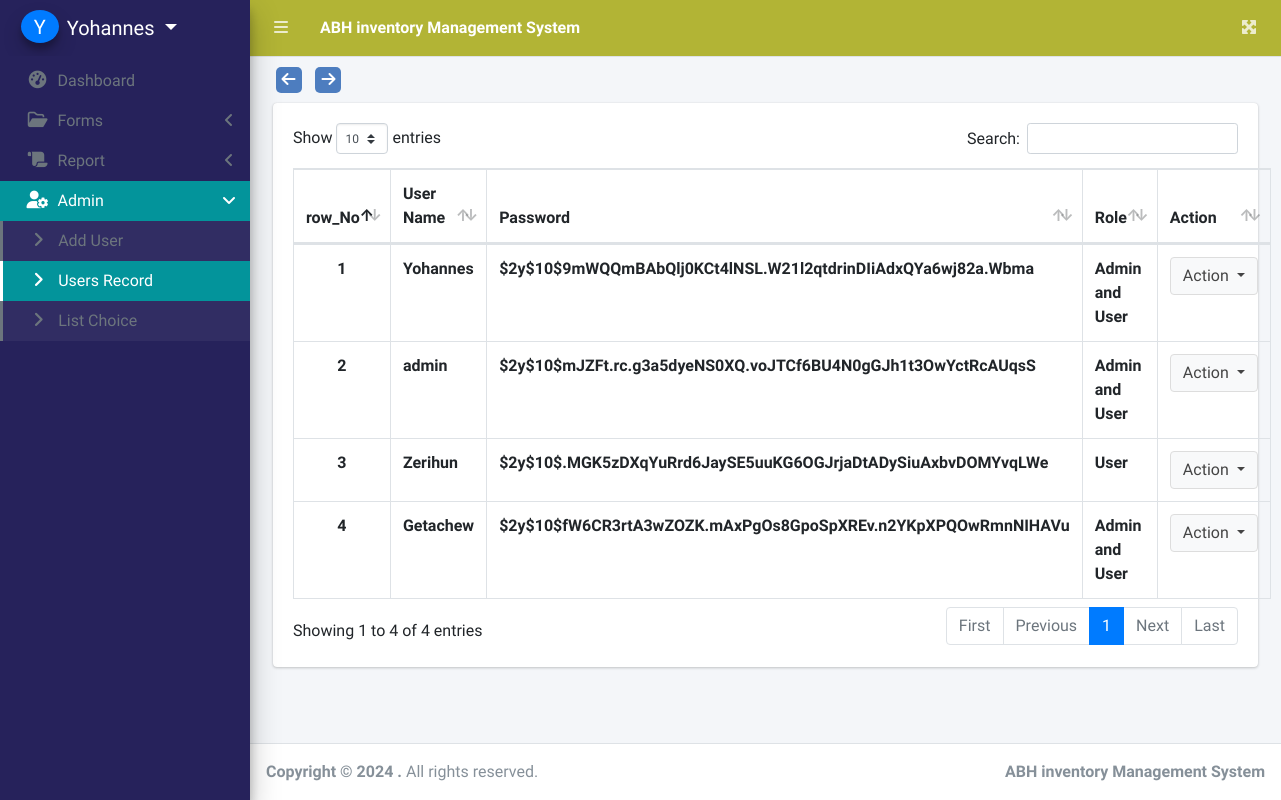
The page /index.php?page=users (signed in) on the database its author committed.
### tables this page shows
CREATE TABLE `users` (
  `id` bigint NOT NULL AUTO_INCREMENT,
  `user_id` bigint DEFAULT NULL,
  `user_name` varchar(255) NOT NULL,
  `password` varchar(255) NOT NULL,
  `date` timestamp NULL DEFAULT NULL,
  `role` varchar(10) DEFAULT NULL,
  PRIMARY KEY (`id`)
);

### backend/functions.php (called while the page is built, shortened)
<?php
function check_login($con)
{
    if (isset($_SESSION['user_id'])) {
        $id = $_SESSION['user_id'];
        $query = "select * from users where user_id = '$id' limit 1";
        $result = mysqli_query($con, $query);
        if ($result && mysqli_num_rows($result) > 0) {
            $user_data = mysqli_fetch_assoc($result);
            return $user_data;
        }
    }
    die;
}

### users.php (the view, shortened to what this page needs)
<div class="navigation_arrow">
    <button class="navigation-btn" onclick="goBack()"><i class="fas fa-arrow-left"></i></button>
    <button class="navigation-btn" onclick="goForward()"><i class="fas fa-arrow-right"></i></button>
</div>
<div class="col-lg-12">
    <div class="card">
        <div class="card-body">
            <table class="table tabe-hover table-bordered mydatatable" id="mydatatable">
                <thead>
                    <tr>
                        <th scope="col">row_No</th>
                        <th scope="col">User Name</th>
                        <th scope="col">Password</th>
                        <th scope="col">Role</th>
                        <th scope="col">Action</th>
                    </tr>
                </thead>
                <tbody>
                    <?php
                    $i = 1;
                    $qry = $con->query("select * from users");
                    while ($row = $qry->fetch_assoc()) :
                    ?>
                        <tr>
                            <th class="text-center"><?php echo $i++ ?></th>
                            <td><b><?php echo $row['user_name'] ?></b></td>
                            <td><b><?php echo $row['password'] ?></b></td>
                            <td><b><?php echo $row['role'] == 1 ? 'Admin and User' : ($row['role'] == 2 ? 'User' : '') ?></b></td>
                            <td class="text-center">
                                <button type="button" class="btn btn-default dropdown-toggle" data-toggle="dropdown" aria-expanded="true">
                                    Action
                                </button>
                            </td>
                        </tr>
                    <?php endwhile; ?>
                </tbody>
            </table>
        </div>
    </div>
</div>

### sidebar.php (shortened to what this page needs)
<head>
  <link rel="stylesheet" href="assets/dist/css/adminlte.min.css">
</head>
<aside class="main-sidebar sidebar_background elevation-4">
  <div class="dropdown">
    <a href="javascript:void(0)" class="brand-link dropdown-toggle" data-toggle="dropdown" aria-expanded="true">
      <span class="brand-image img-circle elevation-3 d-flex justify-content-center align-items-center bg-primary text-white font-weight-500" style="width: 38px;height:50px"><?php echo strtoupper(substr($user_data['user_name'], 0, 1)) ?></span>
      <span class="brand-text font-weight-light"><?php echo ucwords($user_data['user_name']); ?></span>
    </a>
  </div>
  <div class="sidebar">
    <nav class="mt-2">
      <ul class="nav nav-pills nav-sidebar flex-column nav-flat" data-widget="treeview" role="menu" data-accordion="false">
        <li class="nav-item dropdown">
          <a href="./" class="nav-link nav-home">
            <i class="nav-icon fas fa-tachometer-alt"></i>
            <p>
              Dashboard
            </p>
          </a>
        </li>
        <li class="nav-item">
          <a href="#" class="nav-link nav-edit_customer">
            <i class="nav-icon far fa-folder-open"></i>
            <p>
              Forms
              <i class="right fas fa-angle-left"></i>
            </p>
          </a>
        </li>
        <li class="nav-item">
          <a href="#" class="nav-link nav-edit_staff">
            <i class="nav-icon fas fa-scroll"></i>
            <p>
              Report
              <i class="right fas fa-angle-left"></i>
            </p>
          </a>
        </li>
        <?php if ($user_data['role'] == 1) : ?>
          <li class="nav-item">
            <a href="#" class="nav-link nav-edit_staff">
              <i class="nav-icon fas fa-user-cog"></i>
              <p>
                Admin
                <i class="right fas fa-angle-left"></i>
              </p>
            </a>
            <ul class="nav nav-treeview">
              <li class="nav-item">
                <a href="./index.php?page=add_user" class="nav-link nav-add_user tree-item">
                  <i class="fas fa-angle-right nav-icon"></i>
                  <p>Add User</p>
                </a>
              </li>
              <li class="nav-item">
                <a href="./index.php?page=users" class="nav-link nav-users tree-item">
                  <i class="fas fa-angle-right nav-icon"></i>
                  <p>Users Record</p>
                </a>
              </li>
              <li class="nav-item">
                <a href="./index.php?page=report_list" class="nav-link nav-report_list tree-item">
                  <i class="fas fa-angle-right nav-icon"></i>
                  <p>List Choice</p>
                </a>
              </li>
            </ul>
          </li>
        <?php endif; ?>
      </ul>
    </nav>
  </div>
</aside>

### rows shown on the page
users: user_name "Y", user_name "Yohannes", password "$2y$10$9mWQQmBAbQlj0KCt4lNSL.W21l2qtdrinDIiAdxQYa6wj82a.Wbma", role "Admin and User"
users: user_name "admin", password "$2y$10$mJZFt.rc.g3a5dyeNS0XQ.voJTCf6BU4N0gGJh1t3OwYctRcAUqsS", role "Admin and User"
users: user_name "Zerihun", password "$2y$10$.MGK5zDXqYuRrd6JaySE5uuKG6OGJrjaDtADySiuAxbvDOMYvqLWe", role "User"
users: user_name "Getachew", password "$2y$10$fW6CR3rtA3wZOZK.mAxPgOs8GpoSpXREv.n2YKpXPQOwRmnNIHAVu", role "Admin and User"
